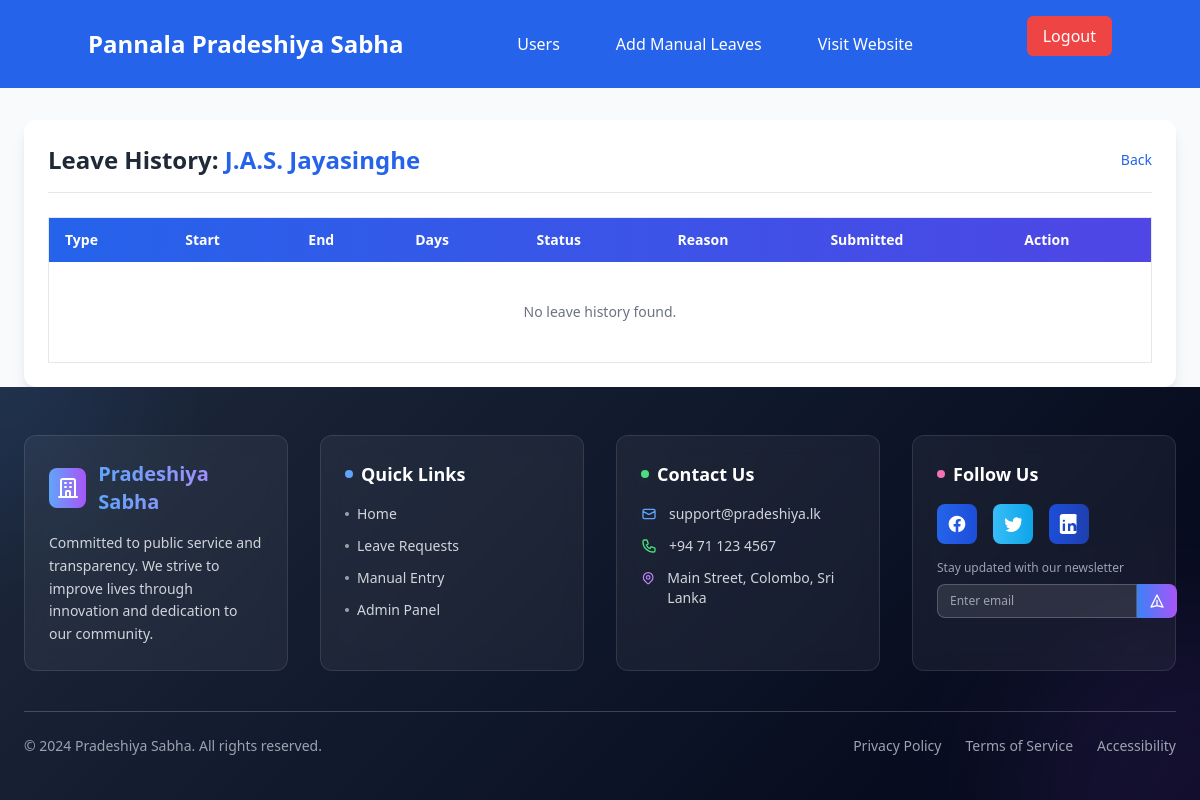
/admin/user-leave-history.php?id=19 (signed in), run on an earlier commit of the app's database.
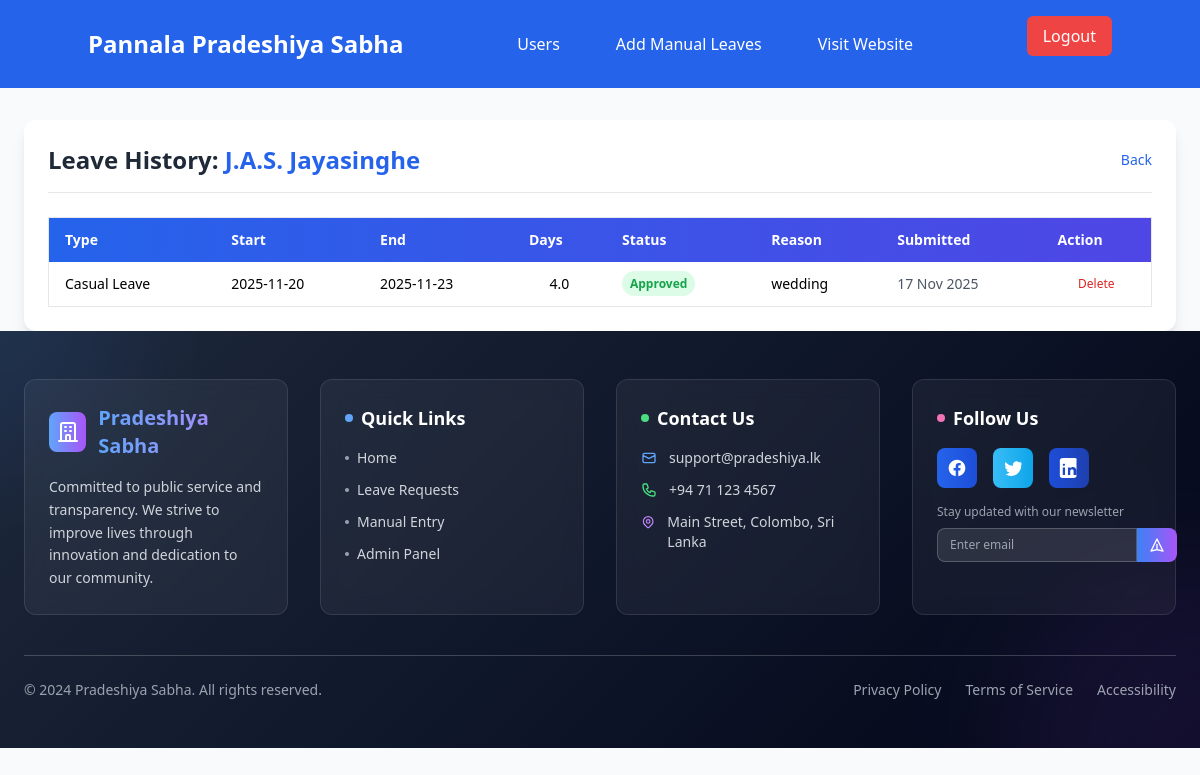
And on a later commit of the database.
### tables this page shows
CREATE TABLE `wp_leave_request` (
  `request_id` int NOT NULL,
  `user_id` int NOT NULL,
  `leave_type` varchar(50) DEFAULT NULL,
  `leave_start_date` date NOT NULL,
  `leave_end_date` date NOT NULL,
  `number_of_days` decimal(3,1) NOT NULL,
  `reason` text,
  `substitute` varchar(255) DEFAULT NULL,
  `status` int DEFAULT NULL COMMENT '1-pending, 2-accept, 3-reject',
  `step_1_approver_id` int DEFAULT NULL,
  `step_1_status` enum('pending','approved','rejected') DEFAULT 'pending',
  `step_1_date` datetime DEFAULT NULL,
  `step_2_approver_id` int DEFAULT NULL,
  `step_2_status` enum('pending','approved','rejected') DEFAULT 'pending',
  `step_2_date` datetime DEFAULT NULL,
  `step_3_approver_id` int DEFAULT NULL,
  `step_3_status` enum('pending','approved','rejected') DEFAULT 'pending',
  `step_3_date` datetime DEFAULT NULL,
  `final_status` enum('pending','approved','rejected') DEFAULT 'pending',
  `created_at` timestamp NOT NULL DEFAULT CURRENT_TIMESTAMP,
  `updated_at` timestamp NOT NULL DEFAULT CURRENT_TIMESTAMP ON UPDATE CURRENT_TIMESTAMP,
  `sub_office` varchar(255) NOT NULL,
  `office_type` enum('head','sub') DEFAULT 'head',
  `rejection_remark` text,
  `department_id` int DEFAULT NULL
);

### admin/user-leave-history.php (the view, shortened to what the changed rows need)
<?php
require '../includes/dbconfig.php';
$userId = (int)$_GET['id'];
$stmt = $conn->prepare("SELECT first_name, last_name FROM wp_pradeshiya_sabha_users WHERE ID = ?");
$stmt->bind_param("i", $userId);
$stmt->execute();
$user = $stmt->get_result()->fetch_assoc();
$stmt = $conn->prepare("
    SELECT * FROM wp_leave_request
    WHERE user_id = ?
    ORDER BY created_at DESC
");
$stmt->bind_param("i", $userId);
$stmt->execute();
$result = $stmt->get_result();
?>
<!DOCTYPE html>
<html lang="en">
<head>
    <script src="https://cdn.tailwindcss.com"></script>
    <link href="https://cdn.jsdelivr.net/npm/sweetalert2@11/dist/sweetalert2.min.css" rel="stylesheet">
</head>
<body class="bg-gray-50 min-h-screen">
    <div class="max-w-6xl mx-auto bg-white p-6 mt-8 rounded-xl shadow-lg">
        <div class="flex justify-between items-center mb-6 border-b pb-4">
            <h2 class="text-2xl font-bold text-gray-800">
                Leave History:
                <span class="text-blue-600"><?= htmlspecialchars($user['first_name'] . ' ' . $user['last_name']); ?></span>
            </h2>
        </div>
        <div class="overflow-x-auto">
            <table class="min-w-full border border-gray-200 rounded-lg">
                <thead class="bg-gradient-to-r from-blue-600 to-indigo-600 text-white">
                    <tr>
                        <th class="px-4 py-3 text-left text-sm font-semibold">Type</th>
                        <th class="px-4 py-3 text-left text-sm font-semibold">Start</th>
                        <th class="px-4 py-3 text-left text-sm font-semibold">End</th>
                        <th class="px-4 py-3 text-left text-sm font-semibold">Days</th>
                        <th class="px-4 py-3 text-left text-sm font-semibold">Status</th>
                        <th class="px-4 py-3 text-left text-sm font-semibold">Reason</th>
                        <th class="px-4 py-3 text-left text-sm font-semibold">Submitted</th>
                        <th class="px-4 py-3 text-left text-sm font-semibold">Action</th>
                    </tr>
                </thead>
                <tbody class="divide-y divide-gray-200">
                    <?php if ($result->num_rows > 0): ?>
                        <?php while ($row = $result->fetch_assoc()): ?>
                            <?php
                                $status = (int)$row['status'];
                                $statusMap = [
                                    1 => ['Pending', 'text-yellow-600 bg-yellow-100'],
                                    2 => ['Approved', 'text-green-600 bg-green-100'],
                                    3 => ['Rejected', 'text-red-600 bg-red-100']
                                ];
                                [$statusText, $statusStyle] = $statusMap[$status] ?? ['Unknown', 'text-gray-600 bg-gray-100'];
                                $canDelete = ($status === 2);
                            ?>
                            <tr class="hover:bg-gray-50 transition">
                                <td class="px-4 py-3 text-sm border-b"><?= htmlspecialchars($row['leave_type']) ?></td>
                                <td class="px-4 py-3 text-sm border-b"><?= htmlspecialchars($row['leave_start_date']) ?></td>
                                <td class="px-4 py-3 text-sm border-b"><?= htmlspecialchars($row['leave_end_date']) ?></td>
                                <td class="px-4 py-3 text-sm border-b font-medium text-center">
                                    <?= number_format((float)$row['number_of_days'], 1) ?>
                                </td>
                                <td class="px-4 py-3 text-sm border-b">
                                    <span class="px-2 py-1 rounded-full text-xs font-semibold <?= $statusStyle ?>">
                                        <?= $statusText ?>
                                    </span>
                                </td>
                                <td class="px-4 py-3 text-sm border-b max-w-xs truncate" title="<?= htmlspecialchars($row['reason']) ?>">
                                    <?= htmlspecialchars(substr($row['reason'], 0, 50)) . (strlen($row['reason']) > 50 ? '...' : '') ?>
                                </td>
                                <td class="px-4 py-3 text-sm border-b text-gray-600">
                                    <?= date('d M Y', strtotime($row['created_at'])) ?>
                                </td>
                                <td class="px-4 py-3 text-sm border-b text-center">
                                    <?php if ($canDelete): ?>
                                        <button onclick="confirmDelete(<?= $row['request_id'] ?>, <?= $userId ?>)"
                                            class="text-red-600 hover:text-red-800 font-medium text-xs transition">
                                            Delete
                                        </button>
                                    <?php else: ?>
                                        <span class="text-gray-400 text-xs">—</span>
                                    <?php endif; ?>
                                </td>
                            </tr>
                        <?php endwhile; ?>
                    <?php else: ?>
                        <tr>
                            <td colspan="8" class="px-6 py-10 text-center text-gray-500 text-sm">
                                No leave history found.
                            </td>
                        </tr>
                    <?php endif; ?>
                </tbody>
            </table>
        </div>
    </div>
    <?php require '../includes/admin-footer.php'; ?>
</body>
</html>

What changed in the data, as far as the page shows it:
added wp_leave_request: leave_type "Casual Leave", leave_start_date "2025-11-20", leave_end_date "2025-11-23", number_of_days "4.0", statusText "Approved", reason "wedding", created_at "17 Nov 2025"
Also different on the page:
text no longer shown: "No leave history found."
